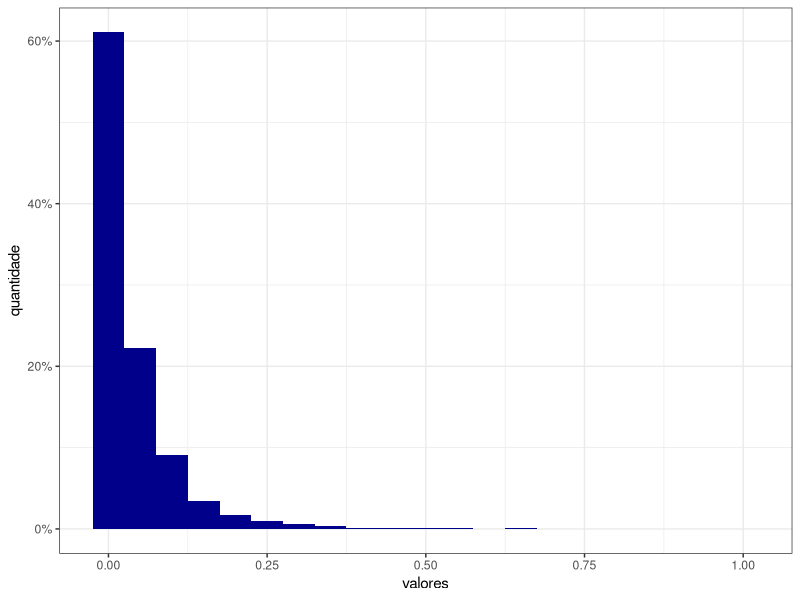

This chart was generated by the following R code:
# r program to draw a pie chart in the screen
library (ggplot2)
library(scales)
library (png)

cat("entered r program to plot stats\n")

# get command line arguments
args <- commandArgs(trailingOnly = TRUE)

# get data and name the column
data <- read.table("temp.txt", sep = ",")
names(data) <- c("valores")

# my plot
my_plot <-  ggplot(data, aes(x = valores)) + 
            geom_histogram(aes(y = (..count..) / sum(..count..)), 
                               binwidth = 0.05, fill = "darkblue") + 
            scale_y_continuous(labels = percent) + 
            ylab("quantidade") + 
            theme_bw()

# save graph
ggsave(filename="temp.png", my_plot)

cat("leaving r program that plot stats\n")
